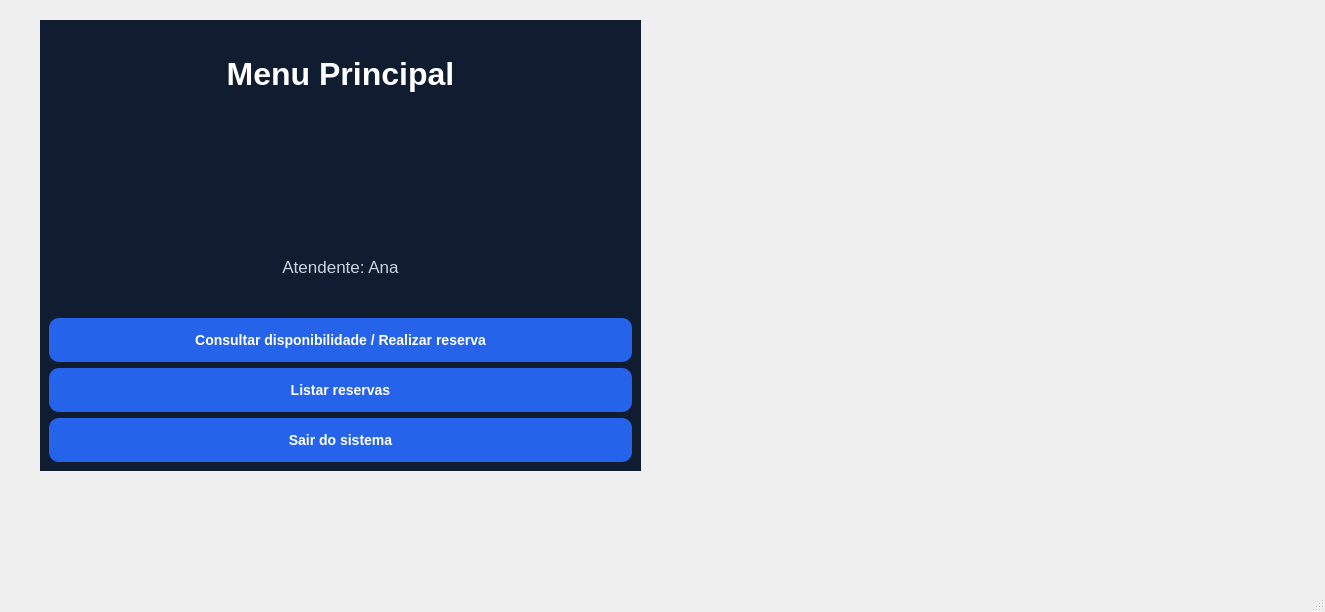
<?xml version="1.0" encoding="UTF-8"?>
<ui version="4.0">
 <class>MainWindow</class>
 <widget class="QMainWindow" name="MainWindow">
  <property name="geometry">
   <rect>
    <x>0</x>
    <y>0</y>
    <width>1325</width>
    <height>612</height>
   </rect>
  </property>
  <property name="windowTitle">
   <string>MainWindow</string>
  </property>
  <widget class="QWidget" name="centralwidget">
   <widget class="QWidget" name="verticalLayoutWidget">
    <property name="geometry">
     <rect>
      <x>40</x>
      <y>20</y>
      <width>601</width>
      <height>451</height>
     </rect>
    </property>
    <layout class="QVBoxLayout" name="verticalLayout">
     <item>
      <widget class="QFrame" name="frameFundoEscuro">
       <property name="sizePolicy">
        <sizepolicy hsizetype="Expanding" vsizetype="Expanding">
         <horstretch>0</horstretch>
         <verstretch>0</verstretch>
        </sizepolicy>
       </property>
       <property name="styleSheet">
        <string notr="true">
QFrame#frameFundoEscuro {
    background-color: #101C30;
    border: none;
}

QLabel {
    background: transparent;
    border: none;
}

/* Nome do hotel */
QLabel#labelMarca {
    color: #D6B878;
    font-size: 13px;
    font-weight: bold;
    letter-spacing: 2px;
}

/* Título */
QLabel#labelTitulo {
    color: white;
    font-size: 32px;
    font-weight: bold;
}

/* Atendente */
QLabel#labelAtendente {
    color: #CBD5E1;
    font-size: 17px;
}

/* Rodapé */
QLabel#labelRodape {
    color: #94A3B8;
    font-size: 11px;
}

/* Configuração de todos os botões */
QPushButton {
    color: white;
    font-size: 14px;
    font-weight: bold;
    border-radius: 12px;
    padding: 0px 12px;
}

/* Consultar disponibilidade */
QPushButton#btnConsultarReserva {
    background-color: #2563EB;
    border: 1px solid #3B82F6;
}

QPushButton#btnConsultarReserva:hover {
    background-color: #3B82F6;
}

/* Listar reservas */
QPushButton#btnListarReservas {
    background-color: rgba(255, 255, 255, 18);
    border: 1px solid #64748B;
}

QPushButton#btnListarReservas:hover {
    background-color: rgba(255, 255, 255, 45);
}

/* Sair */
QPushButton#btnSair {
    background-color: rgba(127, 29, 29, 50);
    border: 1px solid #EF4444;
}

QPushButton#btnSair:hover {
    background-color: #DC2626;
}
</string>
       </property>
       <property name="frameShape">
        <enum>QFrame::Shape::StyledPanel</enum>
       </property>
       <property name="frameShadow">
        <enum>QFrame::Shadow::Raised</enum>
       </property>
       <layout class="QVBoxLayout" name="verticalLayout_2">
        <item>
         <widget class="QLabel" name="labelTitulo">
          <property name="font">
           <font>
            <pointsize>-1</pointsize>
            <bold>true</bold>
            <stylestrategy>PreferDefault</stylestrategy>
           </font>
          </property>
          <property name="layoutDirection">
           <enum>Qt::LayoutDirection::LeftToRight</enum>
          </property>
          <property name="styleSheet">
           <string notr="true">
QLabel#labelAtendente {
    font-size: 18px;
    font-weight: 500;
    color: white;
    background: transparent;
}
</string>
          </property>
          <property name="text">
           <string>Menu Principal</string>
          </property>
          <property name="alignment">
           <set>Qt::AlignmentFlag::AlignCenter</set>
          </property>
         </widget>
        </item>
        <item>
         <widget class="QLabel" name="label">
          <property name="text">
           <string/>
          </property>
         </widget>
        </item>
        <item>
         <widget class="QLabel" name="labelAtendente">
          <property name="styleSheet">
           <string notr="true">
QLabel#labelTitulo {
    font-size: 32px;
    font-weight: bold;
    color: white;
    background: transparent;
}
</string>
          </property>
          <property name="text">
           <string>Atendente: Ana</string>
          </property>
          <property name="alignment">
           <set>Qt::AlignmentFlag::AlignCenter</set>
          </property>
         </widget>
        </item>
        <item>
         <widget class="QPushButton" name="btnConsultarReserva">
          <property name="styleSheet">
           <string notr="true">
QPushButton {
    background-color: #2563EB;
    color: white;
    border: none;
    border-radius: 10px;
    padding: 14px;
    font-size: 14px;
    font-weight: bold;
}

QPushButton:hover {
    background-color: #1D4ED8;
}

QPushButton:pressed {
    background-color: #1E40AF;
}
</string>
          </property>
          <property name="text">
           <string>Consultar disponibilidade / Realizar reserva</string>
          </property>
         </widget>
        </item>
        <item>
         <widget class="QPushButton" name="pushButton">
          <property name="enabled">
           <bool>true</bool>
          </property>
          <property name="styleSheet">
           <string notr="true">
QPushButton {
    background-color: #2563EB;
    color: white;
    border: none;
    border-radius: 10px;
    padding: 14px;
    font-size: 14px;
    font-weight: bold;
}

QPushButton:hover {
    background-color: #1D4ED8;
}

QPushButton:pressed {
    background-color: #1E40AF;
}
</string>
          </property>
          <property name="text">
           <string>Listar reservas</string>
          </property>
         </widget>
        </item>
        <item>
         <widget class="QPushButton" name="btnSair">
          <property name="styleSheet">
           <string notr="true">
QPushButton {
    background-color: #2563EB;
    color: white;
    border: none;
    border-radius: 10px;
    padding: 14px;
    font-size: 14px;
    font-weight: bold;
}

QPushButton:hover {
    background-color: #1D4ED8;
}

QPushButton:pressed {
    background-color: #1E40AF;
}
</string>
          </property>
          <property name="text">
           <string>Sair do sistema</string>
          </property>
         </widget>
        </item>
       </layout>
      </widget>
     </item>
    </layout>
   </widget>
  </widget>
  <widget class="QMenuBar" name="menubar">
   <property name="geometry">
    <rect>
     <x>0</x>
     <y>0</y>
     <width>1325</width>
     <height>21</height>
    </rect>
   </property>
  </widget>
  <widget class="QStatusBar" name="statusbar"/>
 </widget>
 <resources/>
 <connections/>
</ui>
